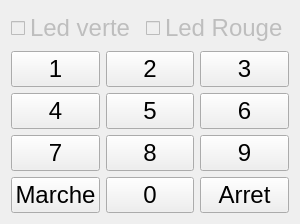
<?xml version="1.0" encoding="UTF-8"?>
<ui version="4.0">
 <class>Clavier</class>
 <widget class="QWidget" name="Clavier">
  <property name="geometry">
   <rect>
    <x>0</x>
    <y>0</y>
    <width>300</width>
    <height>218</height>
   </rect>
  </property>
  <property name="font">
   <font>
    <pointsize>18</pointsize>
   </font>
  </property>
  <property name="windowTitle">
   <string>Clavier</string>
  </property>
  <layout class="QGridLayout" name="gridLayout_2">
   <item row="0" column="0">
    <layout class="QHBoxLayout" name="horizontalLayout">
     <item>
      <widget class="QCheckBox" name="checkBoxLedVerte">
       <property name="enabled">
        <bool>false</bool>
       </property>
       <property name="text">
        <string>Led verte</string>
       </property>
      </widget>
     </item>
     <item>
      <widget class="QCheckBox" name="checkBoxLedRouge">
       <property name="enabled">
        <bool>false</bool>
       </property>
       <property name="text">
        <string>Led Rouge</string>
       </property>
      </widget>
     </item>
    </layout>
   </item>
   <item row="1" column="0">
    <layout class="QGridLayout" name="gridLayout">
     <item row="0" column="0">
      <widget class="QPushButton" name="pushButton_1">
       <property name="text">
        <string>1</string>
       </property>
      </widget>
     </item>
     <item row="0" column="1">
      <widget class="QPushButton" name="pushButton_2">
       <property name="text">
        <string>2</string>
       </property>
      </widget>
     </item>
     <item row="0" column="2">
      <widget class="QPushButton" name="pushButton_3">
       <property name="text">
        <string>3</string>
       </property>
      </widget>
     </item>
     <item row="1" column="0">
      <widget class="QPushButton" name="pushButton_4">
       <property name="text">
        <string>4</string>
       </property>
      </widget>
     </item>
     <item row="1" column="2">
      <widget class="QPushButton" name="pushButton_6">
       <property name="text">
        <string>6</string>
       </property>
      </widget>
     </item>
     <item row="2" column="0">
      <widget class="QPushButton" name="pushButton_7">
       <property name="text">
        <string>7</string>
       </property>
      </widget>
     </item>
     <item row="1" column="1">
      <widget class="QPushButton" name="pushButton_5">
       <property name="text">
        <string>5</string>
       </property>
      </widget>
     </item>
     <item row="2" column="1">
      <widget class="QPushButton" name="pushButton_8">
       <property name="text">
        <string>8</string>
       </property>
      </widget>
     </item>
     <item row="5" column="2">
      <widget class="QPushButton" name="pushButtonArret">
       <property name="text">
        <string>Arret</string>
       </property>
      </widget>
     </item>
     <item row="2" column="2">
      <widget class="QPushButton" name="pushButton_9">
       <property name="text">
        <string>9</string>
       </property>
      </widget>
     </item>
     <item row="5" column="1">
      <widget class="QPushButton" name="pushButton_0">
       <property name="text">
        <string>0</string>
       </property>
      </widget>
     </item>
     <item row="5" column="0">
      <widget class="QPushButton" name="pushButtonMarche">
       <property name="text">
        <string>Marche</string>
       </property>
      </widget>
     </item>
    </layout>
   </item>
  </layout>
 </widget>
 <resources/>
 <connections/>
</ui>
